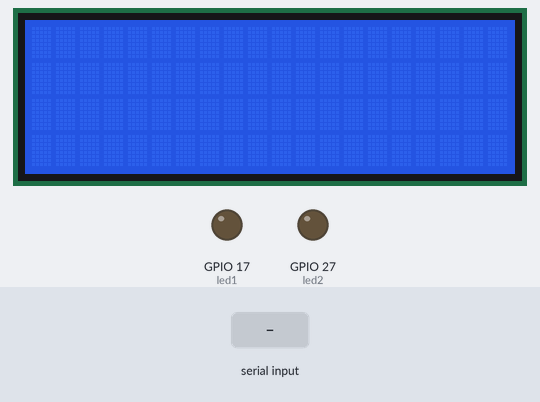
Simulated run of this program. Board: Raspberry Pi (BCM pin numbers). Shown: 20×4 character LCD, output pins drawn as LEDs (lit = HIGH). The inputs (shaded band) are chosen by the test bench. What the program prints to the terminal is not drawn. At 6.4 s the program stops and its outputs stay as they are.

Above: at 1.2 s.
1.3 s: "0" typed at the terminal, then Enter
At 2.8 s:
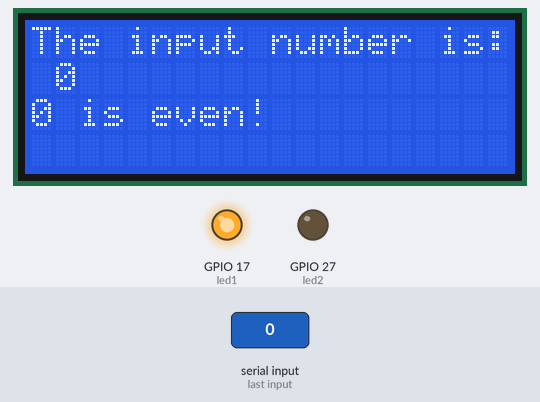
At 7.5 s:
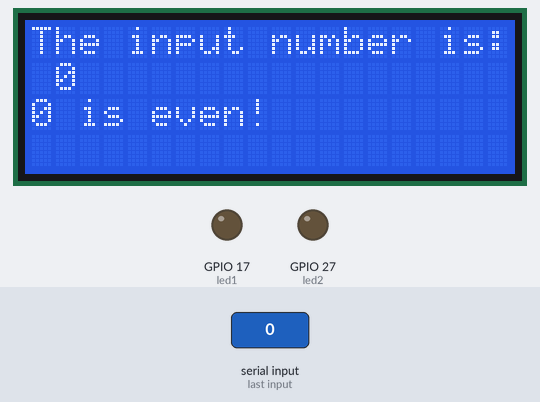
Timing chart, 0 to 7.9 s (numbered marks = the images above; inputs shaded):
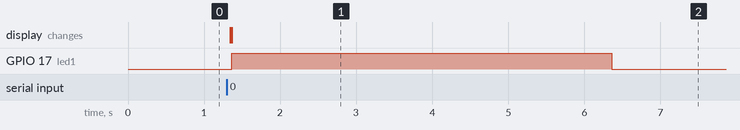

The program:

lcd_even_odd.py
```python
from gpiozero import LED
from time import sleep

import time
from RPLCD.i2c import CharLCD

def scroll_text(text, row = 0, delay = 0.3):
    padding = " " * 20
    window = padding + text + padding
    for i in range(len(text) + 20):
        lcd.cursor_pos = (row, 0)
        lcd.write_string(window[i : i + 20])
        time.sleep(delay)

I2C_ADDR = 0x27
LCD_COLS = 20
LCD_ROWS = 4
I2C_Port = 1

lcd = CharLCD(i2c_expander = 'PCF8574',
              address = I2C_ADDR,
              port = I2C_Port,
              cols = LCD_COLS,
              rows = LCD_ROWS,
              auto_linebreaks = True)

led1 = LED(17)
led2 = LED(27)

try:
    num = int(input("Enter an integer:"))
    lcd.clear()
    lcd.cursor_pos = (0,0)
    lcd.write_string(f"The input number is: {num}")
    #scroll_text(f"The input number is: {num}", row = 0)
    # add a while True: to kepp it on
    if(num % 2 == 0):
        #print("Even")

        lcd.cursor_pos = (2,0)
        lcd.write_string(f"{num} is even!")
        led1.on()
        sleep(5)
    else:
        #print("Odd")

        lcd.cursor_pos = (2,0)
        lcd.write_string(f"{num} is odd!")
        led2.on()
        sleep(5)


except KeyboardInterrupt:
    pass
finally:
    led1.off()
    led1.close()
    led2.off()
    led2.close()
    print("Cleaned up")
```

Measured:
- after the input at 1.3 s, GPIO 17 (led1): LOW → HIGH after 0.06 s, → LOW 5.0 s later; the display: first changes after 0.05 s (image 1 shows a later state)
